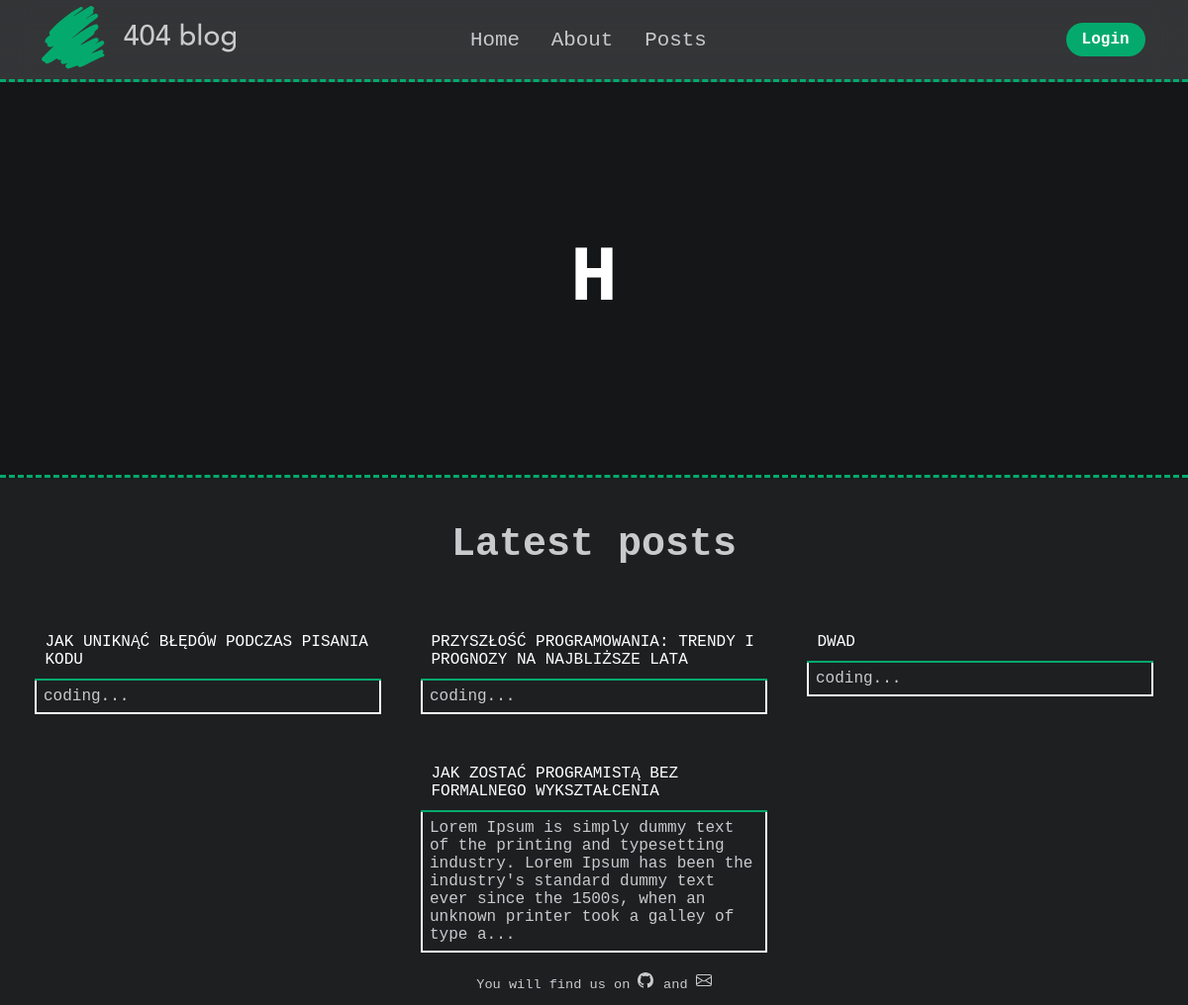
Before: / with the older database file.
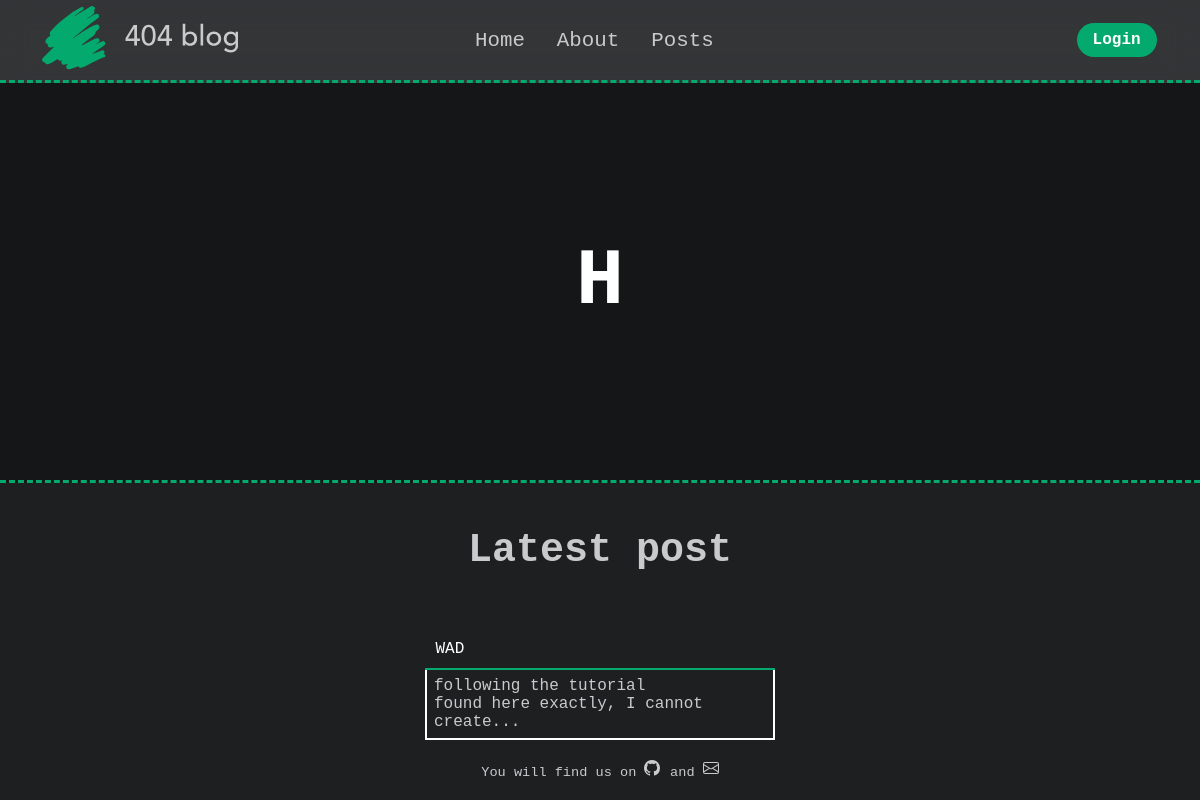
After: the same page with the newer database file.
### blog/models.py (models this page shows, shortened)
class Post(models.Model):
    title = models.CharField(max_length=255)
    title_tag = models.CharField(max_length=255)
    author = models.ForeignKey(User, on_delete=models.CASCADE, default='kamil')
    post_date = models.DateField(auto_now_add=True)
    category = models.CharField(max_length=255, default='coding')
    body = RichTextField(blank=True, null=True)
    snippet = models.TextField(max_length=200)

### blog/views.py (the view)
# urls.py: path('', HomeView.as_view(), name='home'),
class HomeView(ListView):
    model = Post
    template_name = 'home.html'
    ordering = ['-id']

### templates/home.html (shortened to what this page needs)
{% extends 'base.html' %}
{% block content %}
<section class="baner" id="baner">
    <div class="welco">
        <h2 class="text typewrite" id='welcome' data-period="2000" data-type='[ "Hello", "Witam", "こんにちは", "Bonjour"]'></h2>
    </div>
</section>
<section class="content">
<div class="tite_list">
    <br>
{% if object_list|length < 11 %}
    {% if object_list|length == 0%}
        <h4>First post will be published soon</h4>
    {% elif object_list|length == 1%}
        <h4>Latest post</h4>
    {% else %}
        <h4>Latest posts</h4>
    {% endif %}
{% else %}
    <h4><h4>Latest posts</h4></h4>
{% endif %}
</div>
<div class="service-container" style="width: 100%;">
 {% for post in object_list %}
    {% if forloop.counter0 < 6 %}
        <div class="service">
            <div class="service-title">
                <a href="{% url 'article' post.pk%}">{{post.title}}</a>
            </div>
            <div class="service-body">
                <p>{{post.snippet}}...</p>
            </div>
        </div>
    {% endif %}
{% endfor %}
</div>
</section>
{% endblock %}

### templates/base.html (shortened to what this page needs)
<!DOCTYPE html>
<html lang="en">
<head>
    {% load static %}
    <link rel="stylesheet" href="{% static 'style.css' %}">
</head>
<body>
<header>
    <nav class="navbar">
        <div class="logo" style="width: 33%">
        </div>
        <div style="width: 33%">
        <ul class="links" style="justify-content: center">
            <li><a href="{% url 'home' %}">Home</a></li>
            <li><a href="{% url 'about' %}">About</a></li>
            <li><a href="{% url 'posts' %}">Posts</a></li>
        </ul>
        </div>
        <div style="width: 33%; text-align: right">
        {% if user.is_authenticated  %}
        <a href="{% url 'logout' %}" class="action_btn">Logout</a>
        {% else %}
        <a href="{% url 'login' %}" class="action_btn">Login</a>
        {% endif %}
        </div>
    </nav>
</header>
{% block content %}
{% endblock %}
<footer>
<div class="about_footer">
          <p>You will find us on
    <a class="icon" target="_blank" rel="noopener" href="https://github.com/YoungTytus" aria-label="Github" >
    </a>
    and
    <a class="icon" target="_blank" rel="noopener" href="mailto:info@kamileinf@gmail.com" aria-label="Email">
    </a></p>
</div>
</footer>
</body>
</html>

### static/style.css (style rules this page uses)
* { font-family: "JetBrains Mono",monospace; padding: 0; margin: 0; box-sizing: border-box; }
body { background-color: #1d1f21; color: #c9cacc; min-width: 600px; overflow-wrap: break-word; }
li { list-style: none; }
a { text-decoration: none; font-size: 1rem; color: #c9cacc; }
header { position: relative; padding: 0 2rem; background-color: rgba(255, 255, 255, .1); backdrop-filter: blur(15px); border-bottom: 3px dashed #04AA6D; }
.navbar { width: 100%; height: 80px; max-width: 1200px; margin: 0 auto; display: flex; align-items: center; }
.navbar .links { display: flex; gap: 2rem; }
.links a { font-size: 1.3rem; }
.action_btn { background-color: #04AA6D; color: white; padding: 0.5rem 1rem; border: none; outline: none; border-radius: 20px; font-size: 1rem; font-weight: bold; cursor: pointer; }
.welco h2 { font-size: 500%; color: white; }
.baner { height: 50vh; display: flex; justify-content: center; align-items: center; text-transform: uppercase; background-color: rgba(0,0,0,0.3); border-bottom: 3px dashed #04AA6D; }
.tite_list { text-align: center; font-size: 250%; padding-bottom: 3%; }
.service-container { display: flex; flex-wrap: wrap; justify-content: center; float: left; }
.service { width: 350px; margin: 20px; }
.service-title { border-bottom: 2px solid #04AA6D; padding: 3%; text-transform: uppercase; }
.service-title a { color: white; }
.service-body { border: 2px solid white; border-top: none; padding: 2%; }
.about_footer { color: #c9cacc; font-size: 85%; text-align: center; padding: 1%; }
.icon { text-decoration: none; color: inherit; }
.text { flex: 1; padding: 20px; text-align: justify; }

Changed rows visible on the page:
removed Post: title "JAK UNIKNĄĆ BŁĘDÓW PODCZAS PISANIA KODU", snippet "coding"
removed Post: title "PRZYSZŁOŚĆ PROGRAMOWANIA: TRENDY I PROGNOZY NA NAJBLIŻSZE LATA", snippet "coding"
removed Post: title "DWAD", snippet "coding"
removed Post: title "JAK ZOSTAĆ PROGRAMISTĄ BEZ FORMALNEGO WYKSZTAŁCENIA", snippet "Lorem Ipsum is simply dummy text of the printing and typesetting industry. Lorem Ipsum has been the industry's standard dummy text ever since the 1500s, when an unknown printer took a galley of type a"
added Post: title "WAD", snippet "following the tutorial found here exactly, I cannot create"
Other visible differences:
text no longer shown: "Latest posts"
text now shown: "Latest post"
